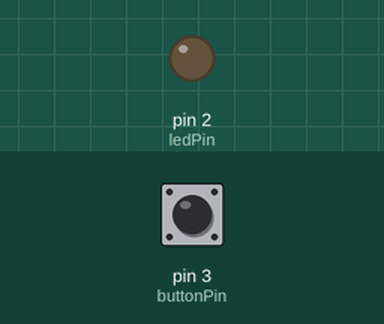
Recording of a sketch running on a simulated Arduino Uno, built with avr-gcc and run on an emulated ATmega328P. Shown: output pins drawn as LEDs (lit = HIGH). The test bench sets the inputs (shaded band); at power-on: pin 3 (buttonPin) HIGH.

Above: at 1.2 s.
1.3 s: pin 3 (buttonPin) pulled LOW for 0.15 s
At 4.2 s:
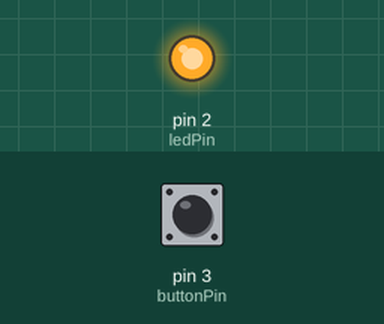
4.4 s: pin 3 (buttonPin) pulled LOW for 3.2 s
10.6 s: pin 3 (buttonPin) pulled LOW for 1 s
At 15.2 s:
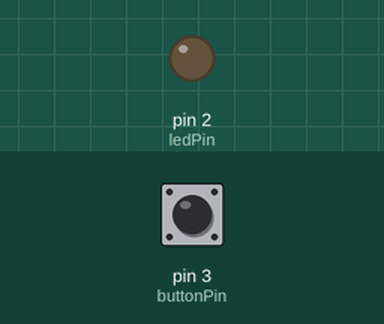
Timing chart, 0 to 16.7 s (numbered marks = the images above; inputs shaded):
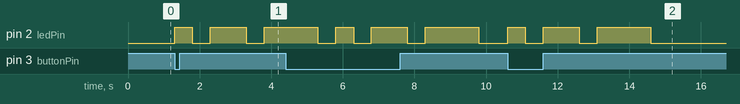

The sketch:

Led_Blink.ino
```cpp
const int ledPin=2;
const int buttonPin=3;
void setup() {
  // put your setup code here, to run once:
  pinMode(ledPin,OUTPUT);
  pinMode(buttonPin,INPUT_PULLUP); // 设置buttonPin为上拉电阻（高阻断）
}

void loop() {
  // put your main code here, to run repeatedly:


  if (digitalRead(buttonPin)==LOW){ //如果button引脚的读数为低电压，则意味着按钮被按下了。
    digitalWrite(ledPin,HIGH);
    delay(500);
    digitalWrite(ledPin,LOW);
    delay(500);
    digitalWrite(ledPin,HIGH);
    delay(1000);
    digitalWrite(ledPin,LOW);
    delay(500);
    digitalWrite(ledPin,HIGH);
    delay(1500);
    digitalWrite(ledPin,LOW);
    delay(500);
  }
}
```

Measured:
- after the input at 1.3 s, pin 2 (ledPin): goes HIGH 0.50 s, LOW 0.50 s, HIGH 1.0 s, LOW 0.50 s, then HIGH, starting at once
- after the input at 10.6 s, pin 2 (ledPin): goes HIGH 0.50 s, LOW 0.50 s, HIGH 1.0 s, LOW 0.50 s, HIGH 1.5 s, then LOW, starting at once
